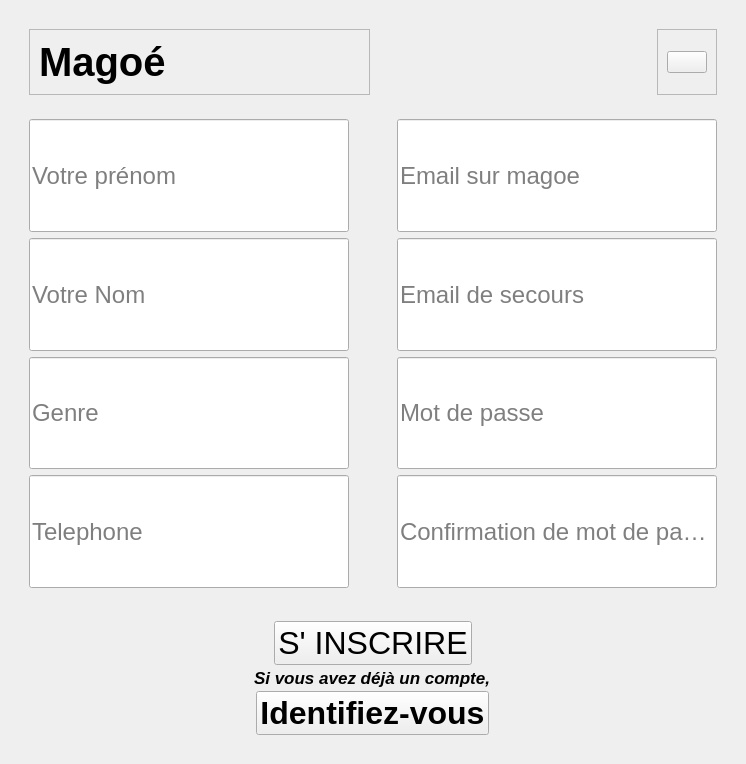
         <widget class="QWidget" name="registerPage">
          <layout class="QVBoxLayout" name="verticalLayout_12">
           <item alignment="Qt::AlignHCenter">
            <widget class="QWidget" name="widget_4" native="true">
             <property name="minimumSize">
              <size>
               <width>724</width>
               <height>742</height>
              </size>
             </property>
             <property name="maximumSize">
              <size>
               <width>724</width>
               <height>742</height>
              </size>
             </property>
             <layout class="QVBoxLayout" name="verticalLayout_17">
              <item>
               <widget class="QWidget" name="header_2" native="true">
                <layout class="QHBoxLayout" name="horizontalLayout_5">
                 <item>
                  <widget class="QFrame" name="frame_5">
                   <property name="frameShape">
                    <enum>QFrame::StyledPanel</enum>
                   </property>
                   <property name="frameShadow">
                    <enum>QFrame::Raised</enum>
                   </property>
                   <layout class="QHBoxLayout" name="horizontalLayout_6">
                    <item>
                     <widget class="QLabel" name="label_2">
                      <property name="sizePolicy">
                       <sizepolicy hsizetype="Preferred" vsizetype="Preferred">
                        <horstretch>0</horstretch>
                        <verstretch>0</verstretch>
                       </sizepolicy>
                      </property>
                      <property name="font">
                       <font>
                        <pointsize>30</pointsize>
                        <weight>75</weight>
                        <bold>true</bold>
                       </font>
                      </property>
                      <property name="text">
                       <string>Magoé</string>
                      </property>
                     </widget>
                    </item>
                   </layout>
                  </widget>
                 </item>
                 <item alignment="Qt::AlignRight">
                  <widget class="QFrame" name="frame_6">
                   <property name="frameShape">
                    <enum>QFrame::StyledPanel</enum>
                   </property>
                   <property name="frameShadow">
                    <enum>QFrame::Raised</enum>
                   </property>
                   <layout class="QHBoxLayout" name="horizontalLayout_7">
                    <item>
                     <widget class="QPushButton" name="pushButton_2">
                      <property name="cursor">
                       <cursorShape>PointingHandCursor</cursorShape>
                      </property>
                      <property name="text">
                       <string/>
                      </property>
                      <property name="icon">
                       <iconset>
                        <normaloff>C:/Users/YABOIGUI/.designer/backup/QSS/Icons/logoMagoe.png</normaloff>C:/Users/YABOIGUI/.designer/backup/QSS/Icons/logoMagoe.png</iconset>
                      </property>
                      <property name="iconSize">
                       <size>
                        <width>100</width>
                        <height>100</height>
                       </size>
                      </property>
                     </widget>
                    </item>
                   </layout>
                  </widget>
                 </item>
                </layout>
               </widget>
              </item>
              <item>
               <widget class="QWidget" name="mainBody_2" native="true">
                <property name="sizePolicy">
                 <sizepolicy hsizetype="Preferred" vsizetype="Expanding">
                  <horstretch>0</horstretch>
                  <verstretch>0</verstretch>
                 </sizepolicy>
                </property>
                <layout class="QHBoxLayout" name="horizontalLayout_8" stretch="0,0">
                 <property name="spacing">
                  <number>30</number>
                 </property>
                 <property name="sizeConstraint">
                  <enum>QLayout::SetDefaultConstraint</enum>
                 </property>
                 <property name="leftMargin">
                  <number>0</number>
                 </property>
                 <property name="topMargin">
                  <number>0</number>
                 </property>
                 <property name="rightMargin">
                  <number>0</number>
                 </property>
                 <property name="bottomMargin">
                  <number>9</number>
                 </property>
                 <item>
                  <widget class="QWidget" name="bloc1" native="true">
                   <layout class="QVBoxLayout" name="verticalLayout_10">
                    <item>
                     <widget class="QLineEdit" name="userPrenom">
                      <property name="sizePolicy">
                       <sizepolicy hsizetype="Expanding" vsizetype="Preferred">
                        <horstretch>0</horstretch>
                        <verstretch>0</verstretch>
                       </sizepolicy>
                      </property>
                      <property name="font">
                       <font>
                        <pointsize>18</pointsize>
                       </font>
                      </property>
                      <property name="placeholderText">
                       <string>Votre prénom</string>
                      </property>
                     </widget>
                    </item>
                    <item>
                     <widget class="QLineEdit" name="userNom">
                      <property name="sizePolicy">
                       <sizepolicy hsizetype="Expanding" vsizetype="Preferred">
                        <horstretch>0</horstretch>
                        <verstretch>0</verstretch>
                       </sizepolicy>
                      </property>
                      <property name="font">
                       <font>
                        <pointsize>18</pointsize>
                       </font>
                      </property>
                      <property name="placeholderText">
                       <string>Votre Nom</string>
                      </property>
                     </widget>
                    </item>
                    <item>
                     <widget class="QLineEdit" name="userSexe">
                      <property name="sizePolicy">
                       <sizepolicy hsizetype="Expanding" vsizetype="Preferred">
                        <horstretch>0</horstretch>
                        <verstretch>0</verstretch>
                       </sizepolicy>
                      </property>
                      <property name="font">
                       <font>
                        <pointsize>18</pointsize>
                       </font>
                      </property>
                      <property name="placeholderText">
                       <string>Genre</string>
                      </property>
                     </widget>
                    </item>
                    <item>
                     <widget class="QLineEdit" name="userTelephone">
                      <property name="sizePolicy">
                       <sizepolicy hsizetype="Expanding" vsizetype="Preferred">
                        <horstretch>0</horstretch>
                        <verstretch>0</verstretch>
                       </sizepolicy>
                      </property>
                      <property name="font">
                       <font>
                        <pointsize>18</pointsize>
                       </font>
                      </property>
                      <property name="placeholderText">
                       <string>Telephone</string>
                      </property>
                     </widget>
                    </item>
                   </layout>
                  </widget>
                 </item>
                 <item>
                  <widget class="QWidget" name="bloc2" native="true">
                   <layout class="QVBoxLayout" name="verticalLayout_11">
                    <item>
                     <widget class="QLineEdit" name="userMagoeEmail">
                      <property name="sizePolicy">
                       <sizepolicy hsizetype="Expanding" vsizetype="Preferred">
                        <horstretch>0</horstretch>
                        <verstretch>0</verstretch>
                       </sizepolicy>
                      </property>
                      <property name="font">
                       <font>
                        <pointsize>18</pointsize>
                       </font>
                      </property>
                      <property name="placeholderText">
                       <string>Email sur magoe</string>
                      </property>
                     </widget>
                    </item>
                    <item>
                     <widget class="QLineEdit" name="userEmailSecours">
                      <property name="sizePolicy">
                       <sizepolicy hsizetype="Expanding" vsizetype="Preferred">
                        <horstretch>0</horstretch>
                        <verstretch>0</verstretch>
                       </sizepolicy>
                      </property>
                      <property name="font">
                       <font>
                        <pointsize>18</pointsize>
                       </font>
                      </property>
                      <property name="placeholderText">
                       <string>Email de secours</string>
                      </property>
                     </widget>
                    </item>
                    <item>
                     <widget class="QLineEdit" name="userPassword">
                      <property name="sizePolicy">
                       <sizepolicy hsizetype="Expanding" vsizetype="Preferred">
                        <horstretch>0</horstretch>
                        <verstretch>0</verstretch>
                       </sizepolicy>
                      </property>
                      <property name="font">
                       <font>
                        <pointsize>18</pointsize>
                       </font>
                      </property>
                      <property name="echoMode">
                       <enum>QLineEdit::Password</enum>
                      </property>
                      <property name="placeholderText">
                       <string>Mot de passe</string>
                      </property>
                     </widget>
                    </item>
                    <item>
                     <widget class="QLineEdit" name="userPasswordConfirm">
                      <property name="sizePolicy">
                       <sizepolicy hsizetype="Expanding" vsizetype="Preferred">
                        <horstretch>0</horstretch>
                        <verstretch>0</verstretch>
                       </sizepolicy>
                      </property>
                      <property name="font">
                       <font>
                        <pointsize>18</pointsize>
                       </font>
                      </property>
                      <property name="inputMask">
                       <string/>
                      </property>
                      <property name="echoMode">
                       <enum>QLineEdit::Password</enum>
                      </property>
                      <property name="placeholderText">
                       <string>Confirmation de mot de passe</string>
                      </property>
                     </widget>
                    </item>
                   </layout>
                  </widget>
                 </item>
                </layout>
               </widget>
              </item>
              <item>
               <widget class="QWidget" name="footer" native="true">
                <layout class="QVBoxLayout" name="verticalLayout_9">
                 <property name="spacing">
                  <number>3</number>
                 </property>
                 <property name="topMargin">
                  <number>9</number>
                 </property>
                 <item alignment="Qt::AlignHCenter">
                  <widget class="QPushButton" name="registerBtn">
                   <property name="sizePolicy">
                    <sizepolicy hsizetype="Minimum" vsizetype="Preferred">
                     <horstretch>0</horstretch>
                     <verstretch>0</verstretch>
                    </sizepolicy>
                   </property>
                   <property name="minimumSize">
                    <size>
                     <width>0</width>
                     <height>0</height>
                    </size>
                   </property>
                   <property name="maximumSize">
                    <size>
                     <width>16777212</width>
                     <height>16777215</height>
                    </size>
                   </property>
                   <property name="font">
                    <font>
                     <pointsize>24</pointsize>
                     <weight>50</weight>
                     <bold>false</bold>
                    </font>
                   </property>
                   <property name="cursor">
                    <cursorShape>PointingHandCursor</cursorShape>
                   </property>
                   <property name="text">
                    <string>S' INSCRIRE</string>
                   </property>
                  </widget>
                 </item>
                 <item alignment="Qt::AlignHCenter">
                  <widget class="QLabel" name="isUser">
                   <property name="font">
                    <font>
                     <pointsize>13</pointsize>
                     <weight>75</weight>
                     <italic>true</italic>
                     <bold>true</bold>
                    </font>
                   </property>
                   <property name="text">
                    <string>Si vous avez déjà un compte,</string>
                   </property>
                  </widget>
                 </item>
                 <item alignment="Qt::AlignHCenter">
                  <widget class="QPushButton" name="loginBtn">
                   <property name="sizePolicy">
                    <sizepolicy hsizetype="Minimum" vsizetype="Preferred">
                     <horstretch>0</horstretch>
                     <verstretch>0</verstretch>
                    </sizepolicy>
                   </property>
                   <property name="font">
                    <font>
                     <pointsize>24</pointsize>
                     <weight>75</weight>
                     <bold>true</bold>
                    </font>
                   </property>
                   <property name="cursor">
                    <cursorShape>PointingHandCursor</cursorShape>
                   </property>
                   <property name="text">
                    <string>Identifiez-vous</string>
                   </property>
                  </widget>
                 </item>
                </layout>
               </widget>
              </item>
             </layout>
            </widget>
           </item>
          </layout>
         </widget>
